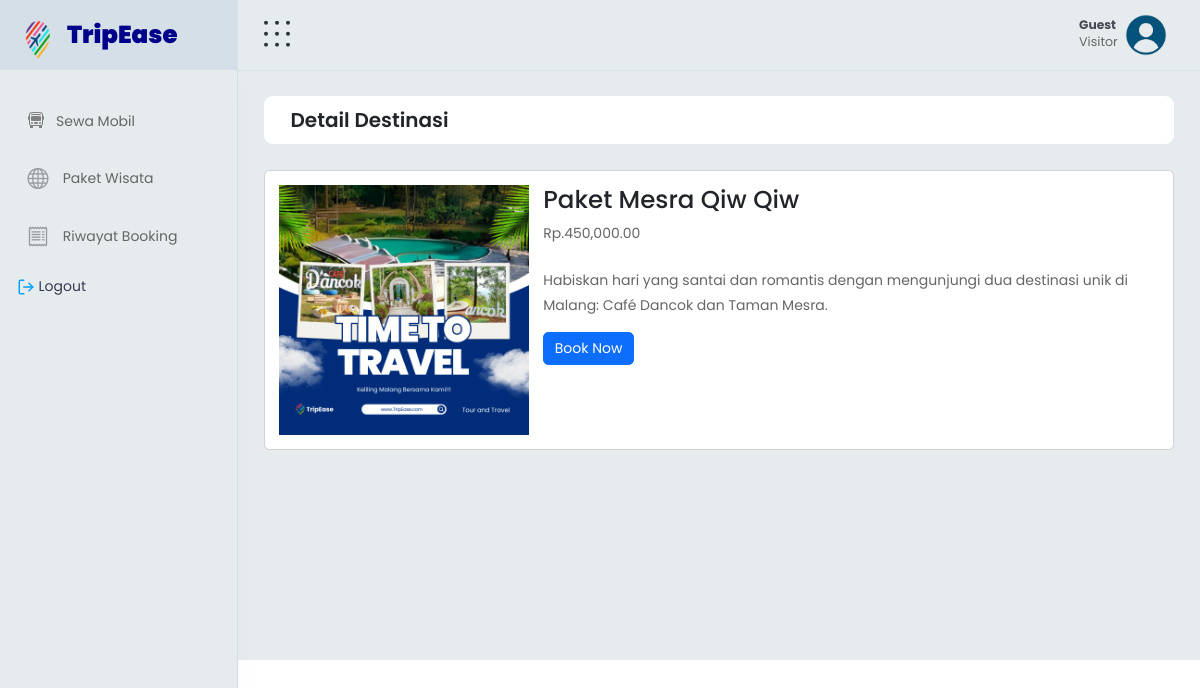
The app's page /detail_wisata.php?id=4 with its own data.
### tables this page shows
CREATE TABLE `destinasis` (
  `id` int(11) NOT NULL,
  `gambar` varchar(50) NOT NULL,
  `nama` varchar(50) NOT NULL,
  `deskripsi` varchar(225) NOT NULL,
  `harga` double(10,2) NOT NULL
);

### detail_wisata.php (the view, shortened to what this page needs)
<?php
include 'layout/header_user.php';
include 'koneksi.php';
$id = isset($_GET['id']) ? $_GET['id'] : 0;
$query = "SELECT * FROM destinasis WHERE id = ?";
$stmt = $koneksi->prepare($query);
$stmt->bind_param('i', $id);
$stmt->execute();
$result = $stmt->get_result();
$destinasi = $result->fetch_assoc();
?>
<!DOCTYPE html>
<html lang="en">
<head>
  <link href="https://stackpath.bootstrapcdn.com/bootstrap/5.3.0/css/bootstrap.min.css" rel="stylesheet">
  <link href="https://cdnjs.cloudflare.com/ajax/libs/font-awesome/5.15.4/css/all.min.css" rel="stylesheet">
</head>
<body>
  <div class="content-body">
    <div class="container-fluid">
      <div class="row">
        <div class="col-lg-12">
          <div class="page-titles">
            <div class="d-flex align-items-center">
              <h2 class="heading">Detail Destinasi</h2>
            </div>
          </div>
        </div>
      </div>
      <div class="row">
        <div class="col-lg-12">
          <div class="card">
            <div class="card-body d-flex">
              <img src="<?= $destinasi['gambar']; ?>" class="img-fluid img-fluid-rounded me-3" alt="Gambar destinasi" style="width: 250px; height: auto;">
              <div class="flex-grow-1">
                <h3><?= $destinasi['nama']; ?></h3>
                <div class="d-table mb-2">
                  <p class="price float-start d-block">Rp.<?= number_format($destinasi['harga'], 2); ?></p>
                </div>
                <p class="text-content"><?= $destinasi['deskripsi']; ?></p>
                <a href="booking_destinasi.php?harga=<?= $destinasi['harga'] ?>&nama=<?= $destinasi['nama'] ?>" class="btn btn-primary mb-2">Book Now</a>
              </div>
            </div>
          </div>
        </div>
      </div>
    </div>
  </div>
</body>
</html>

### records on screen
destinasis: gambar (picture), nama "Paket Mesra Qiw Qiw", harga "450,000.00", deskripsi "Habiskan hari yang santai dan romantis dengan mengunjungi dua destinasi unik di Malang: Café Dancok dan Taman Mesra."
